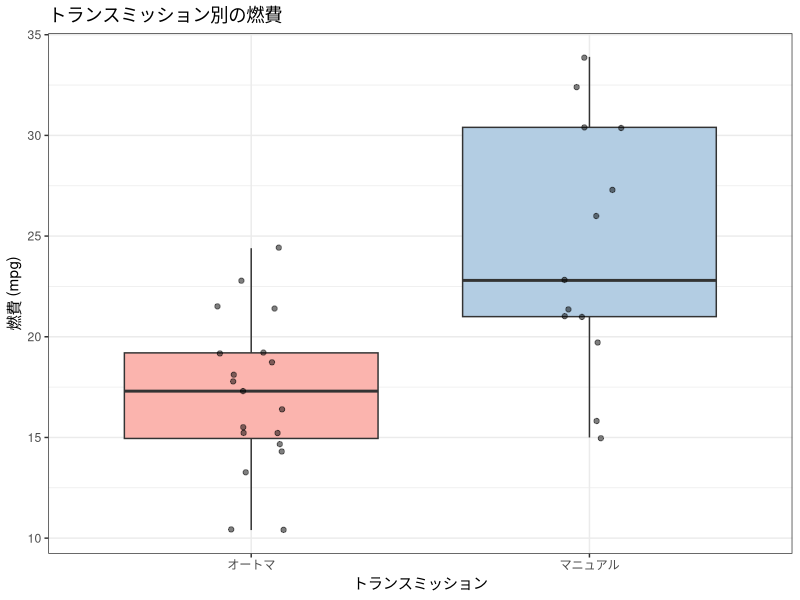

This figure's R source:
## ---- chunk 1
knitr::opts_chunk$set(echo = TRUE, warning = FALSE, message = FALSE,
                      fig.width = 7, fig.height = 4)
library(tidyverse)

# 図の日本語が文字化けしないようにする（ragg があるときだけ有効にする）
if (requireNamespace("ragg", quietly = TRUE)) {
  knitr::opts_chunk$set(dev = "ragg_png")
}
## ---- chunk 2
# mtcars データ：am（0=オートマ, 1=マニュアル）ごとの燃費(mpg)
mtcars |>
  group_by(am) |>
  summarise(n = n(), mean_mpg = mean(mpg), sd_mpg = sd(mpg))
## ---- chunk 3
# 箱ひげ図で確認
mtcars |>
  mutate(am = factor(am, labels = c("オートマ", "マニュアル"))) |>
  ggplot(aes(x = am, y = mpg, fill = am)) +
  geom_boxplot() +
  geom_jitter(width = 0.1, alpha = 0.5) +
  scale_fill_brewer(palette = "Pastel1") +
  labs(title = "トランスミッション別の燃費", x = "トランスミッション", y = "燃費 (mpg)") +
  theme_bw() +
  theme(legend.position = "none")
## ---- chunk 4
# t検定の実行
t.test(mpg ~ am, data = mtcars)
## ---- chunk 5
# 等分散性の検定（F検定）
var.test(mpg ~ am, data = mtcars)
## ---- chunk 6
# Student法（var.equal = TRUE）
t.test(mpg ~ am, data = mtcars, var.equal = TRUE)
## ---- chunk 7
# Cohenの d を手動で計算
auto   <- mtcars |> filter(am == 0) |> pull(mpg)
manual <- mtcars |> filter(am == 1) |> pull(mpg)

mean_diff <- mean(manual) - mean(auto)
sd_pooled <- sqrt(((length(auto)-1)*var(auto) + (length(manual)-1)*var(manual)) /
                  (length(auto) + length(manual) - 2))
d <- mean_diff / sd_pooled
round(d, 2)
